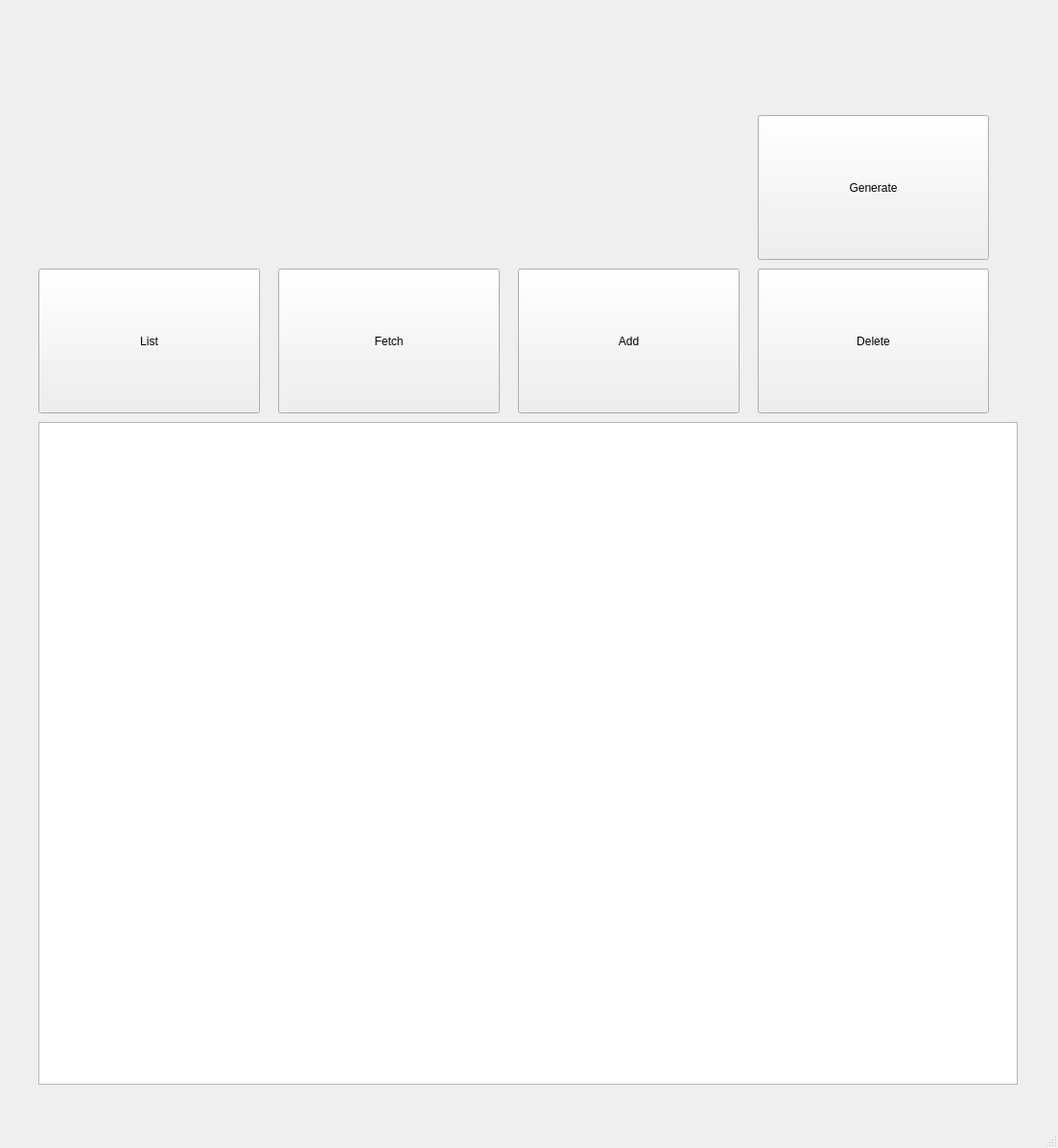
<?xml version="1.0" encoding="UTF-8"?>
<ui version="4.0">
 <class>MainWindow</class>
 <widget class="QMainWindow" name="MainWindow">
  <property name="geometry">
   <rect>
    <x>0</x>
    <y>0</y>
    <width>1103</width>
    <height>1197</height>
   </rect>
  </property>
  <property name="windowTitle">
   <string>MainWindow</string>
  </property>
  <widget class="QWidget" name="centralwidget">
   <widget class="QLabel" name="version_label">
    <property name="geometry">
     <rect>
      <x>0</x>
      <y>10</y>
      <width>1061</width>
      <height>111</height>
     </rect>
    </property>
    <property name="text">
     <string/>
    </property>
   </widget>
   <widget class="QLabel" name="address_label">
    <property name="geometry">
     <rect>
      <x>10</x>
      <y>140</y>
      <width>751</width>
      <height>111</height>
     </rect>
    </property>
    <property name="text">
     <string/>
    </property>
   </widget>
   <widget class="QTextEdit" name="text_area">
    <property name="geometry">
     <rect>
      <x>40</x>
      <y>440</y>
      <width>1021</width>
      <height>691</height>
     </rect>
    </property>
    <property name="html">
     <string>&lt;!DOCTYPE HTML PUBLIC &quot;-//W3C//DTD HTML 4.0//EN&quot; &quot;http://www.w3.org/TR/REC-html40/strict.dtd&quot;&gt;
&lt;html&gt;&lt;head&gt;&lt;meta name=&quot;qrichtext&quot; content=&quot;1&quot; /&gt;&lt;style type=&quot;text/css&quot;&gt;
p, li { white-space: pre-wrap; }
&lt;/style&gt;&lt;/head&gt;&lt;body style=&quot; font-family:'Sarasa UI SC'; font-size:10pt; font-weight:400; font-style:normal;&quot;&gt;
&lt;p style=&quot;-qt-paragraph-type:empty; margin-top:0px; margin-bottom:0px; margin-left:0px; margin-right:0px; -qt-block-indent:0; text-indent:0px;&quot;&gt;&lt;br /&gt;&lt;/p&gt;&lt;/body&gt;&lt;/html&gt;</string>
    </property>
   </widget>
   <widget class="QPushButton" name="list_button">
    <property name="geometry">
     <rect>
      <x>40</x>
      <y>280</y>
      <width>231</width>
      <height>151</height>
     </rect>
    </property>
    <property name="text">
     <string>List</string>
    </property>
   </widget>
   <widget class="QPushButton" name="fetch_button">
    <property name="geometry">
     <rect>
      <x>290</x>
      <y>280</y>
      <width>231</width>
      <height>151</height>
     </rect>
    </property>
    <property name="text">
     <string>Fetch</string>
    </property>
   </widget>
   <widget class="QPushButton" name="add_button">
    <property name="geometry">
     <rect>
      <x>540</x>
      <y>280</y>
      <width>231</width>
      <height>151</height>
     </rect>
    </property>
    <property name="text">
     <string>Add</string>
    </property>
   </widget>
   <widget class="QPushButton" name="delete_button">
    <property name="geometry">
     <rect>
      <x>790</x>
      <y>280</y>
      <width>241</width>
      <height>151</height>
     </rect>
    </property>
    <property name="text">
     <string>Delete</string>
    </property>
   </widget>
   <widget class="QPushButton" name="generate_button">
    <property name="geometry">
     <rect>
      <x>790</x>
      <y>120</y>
      <width>241</width>
      <height>151</height>
     </rect>
    </property>
    <property name="text">
     <string>Generate</string>
    </property>
   </widget>
  </widget>
  <widget class="QStatusBar" name="statusbar"/>
 </widget>
 <resources/>
 <connections/>
</ui>
